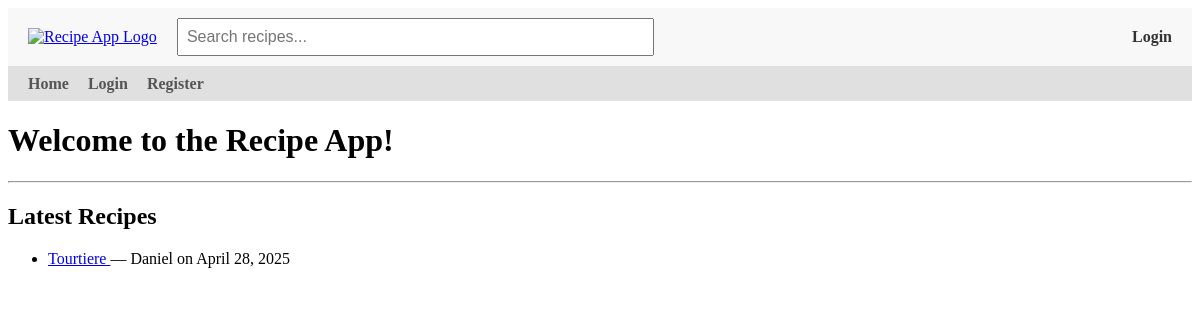
The page / on the database its author committed.
### models.py (models this page shows)
class Recipe(db.Model):
    id = db.Column(db.Integer, primary_key=True)
    title = db.Column(db.String(100), nullable=False)
    description = db.Column(db.Text, nullable=False)
    ingredients = db.Column(db.Text, nullable=True)
    instructions = db.Column(db.Text, nullable=True)
    created = db.Column(db.DateTime, default=get_local_time)
    user_id = db.Column(db.Integer, db.ForeignKey('user.id'), nullable=False)
    user = db.relationship('User', backref=db.backref('user_recipes', lazy=True))

class User(db.Model, UserMixin):
    id = db.Column(db.Integer, primary_key=True)
    username = db.Column(db.String(20), unique=True, nullable=False)
    email = db.Column(db.String(120), unique=True, nullable=False)
    password = db.Column(db.String(60), nullable=False)
    recipes = db.relationship('Recipe', backref='author', lazy=True)

### app.py (the view)
@app.route('/', methods=['GET','POST'])
def home():
    recipes = Recipe.query.order_by(Recipe.created.desc()).all()
    return render_template('home.html', recipes=recipes)

### app.py (called while the page is built)
@app.context_processor
def inject_user():
    return dict(current_user=current_user)

### templates/home.html (shortened to what this page needs)
{% extends "base.html" %}
{% block content %}
<h1>Welcome to the Recipe App!</h1>
<hr>
<h2>Latest Recipes</h2>
{% if recipes %}
    <ul>
    {% for recipe in recipes %}
        <li>
            <a href="{{ url_for('recipe_details', id=recipe.id) }}">{{ recipe.title }}</a>
            —
            {% if current_user.is_authenticated %}
                <a href="{{ url_for('user_recipes', user_id=recipe.user.id) }}">{{ recipe.user.username }}</a>
            {% else %}
                {{ recipe.user.username }}
            {% endif %}
            on {{ recipe.created.strftime('%B %d, %Y') }}
        </li>
    {% endfor %}
    </ul>
{% endif %}
{% endblock %}

### templates/base.html (shortened to what this page needs)
<!DOCTYPE html>
<html lang="en">
<head>
</head>
<body>
    <div class="top-navbar">
        <div class="logo">
            <a href="{{ url_for('home') }}">
                <img src="{{ url_for('static', filename='logo.png') }}" alt="Recipe App Logo">
            </a>
        </div>
        <div class="search-bar">
            <form action="{{ url_for('visitor_recipes') }}" method="get">
                <input type="text" name="q" placeholder="Search recipes...">
            </form>
        </div>
        <div class="login-link">
            {% if current_user.is_authenticated %}
                <a href="{{ url_for('logout') }}">Logout</a>
            {% elif session.get('visitor_email') %}
                <a href="{{ url_for('logout') }}">Exit Visitor Mode</a>
            {% else %}
                <a href="{{ url_for('login') }}">Login</a>
            {% endif %}
        </div>
    </div>
    <div class="bottom-navbar">
    <a href="{{ url_for('home') }}" {% if request.endpoint == 'home' %}class="active"{% endif %}>Home</a>
    {% if current_user.is_authenticated %}
        <a href="{{ url_for('recipes') }}" {% if request.endpoint == 'recipes' %}class="active"{% endif %}>My Recipes</a>
        <a href="{{ url_for('make_recipe') }}" {% if request.endpoint == 'make_recipe' %}class="active"{% endif %}>Make Recipe</a>
        <a href="{{ url_for('logout') }}">Logout</a>
    {% elif session.get('visitor_email') %}
        <a href="{{ url_for('visitor_recipes') }}" {% if request.endpoint == 'visitor_recipes' %}class="active"{% endif %}>Visitor Recipes</a>
        <a href="{{ url_for('logout') }}">Exit Visitor Mode</a>
    {% else %}
        <a href="{{ url_for('login') }}" {% if request.endpoint == 'login' %}class="active"{% endif %}>Login</a>
        <a href="{{ url_for('register') }}" {% if request.endpoint == 'register' %}class="active"{% endif %}>Register</a>
    {% endif %}
    </div>
    {% block content %}{% endblock %}
</body>
</html>

### templates/base.html (style rules this page uses)
.top-navbar { display: flex; align-items: center; justify-content: space-between; padding: 10px 20px; background-color: #f8f8f8; border-bottom: 1px solid #ddd; }
.top-navbar .logo img { height: 50px; }
.top-navbar .search-bar { flex: 1; margin: 0 20px; }
.top-navbar .search-bar input[type="text"] { width: 50%; padding: 8px; font-size: 16px; }
.top-navbar .login-link a { margin-left: 20px; text-decoration: none; font-weight: bold; color: #333; }
.bottom-navbar { background-color: #e0e0e0; padding: 8px 20px; }
.bottom-navbar a { margin-right: 15px; text-decoration: none; font-weight: bold; color: #555; }

### rows shown on the page
Recipe: title "Tourtiere", user.username "Daniel", created "April 28, 2025"
